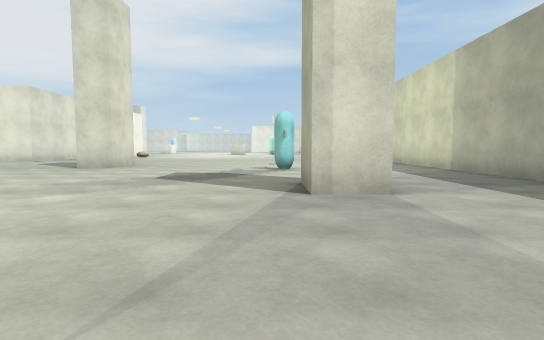
View 1 (above)

21 first-person views from a walk through a scene from a Unity 3-D project. The camera is 1.2 m above the floor, tilts 4° down and sees 80° across. The floor is counted in squares, 2 m on a side. Each view is taken from the middle of a square. On the plan, view 1 faces up. The plan holds only what a view shows up to about 10 squares ahead; the rest is blank. The place goes on beyond the plan. Surface patterns are stand-ins for the level's own textures.

View 2
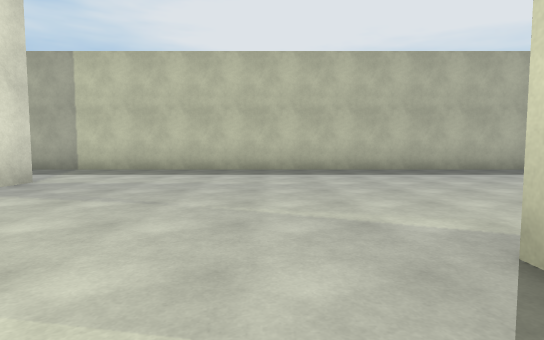

View 3
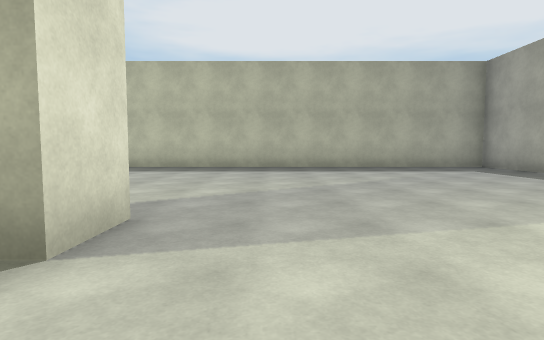

View 4
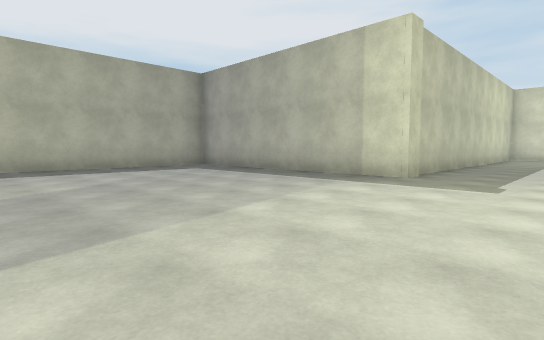

View 5
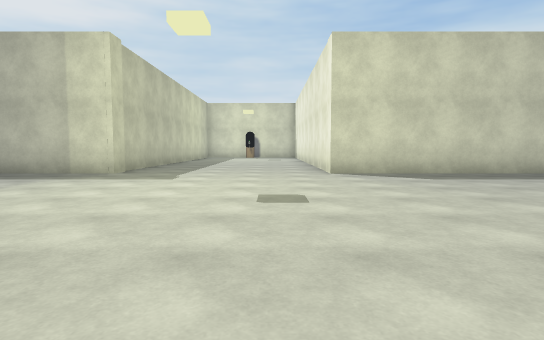

View 6
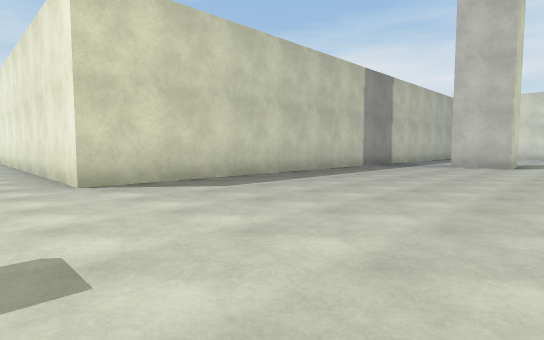

View 7
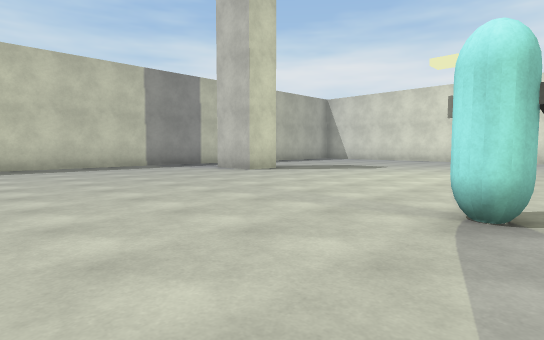

View 8
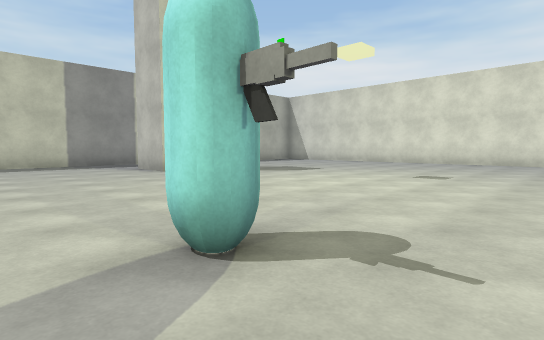

View 9
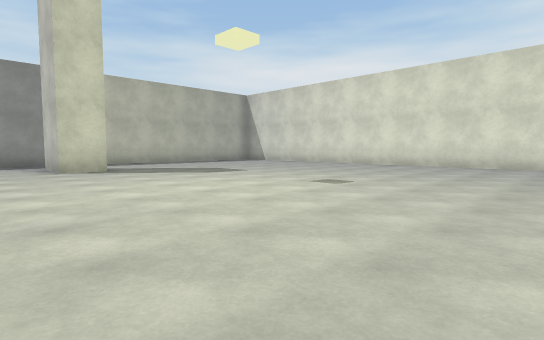

View 10
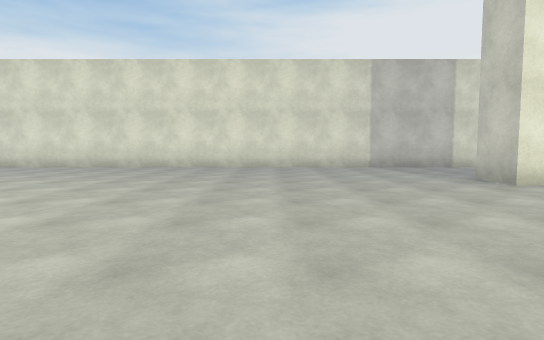

View 11
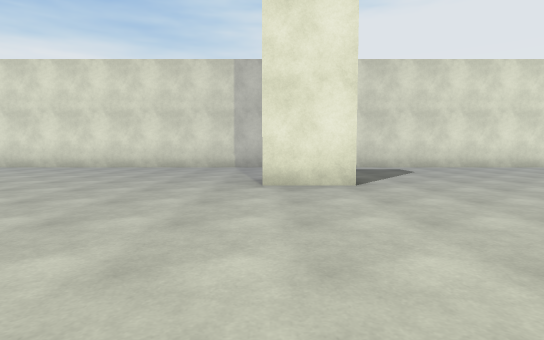

View 12
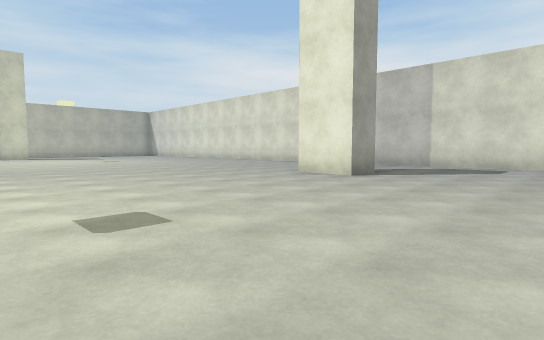

View 13
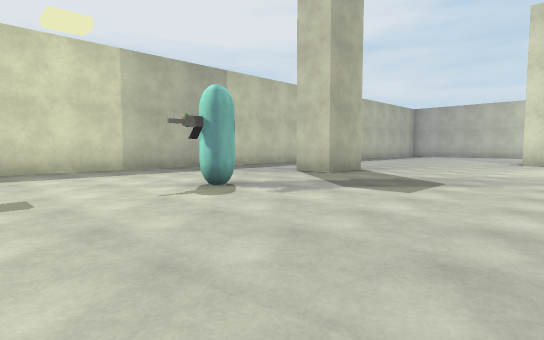

View 14
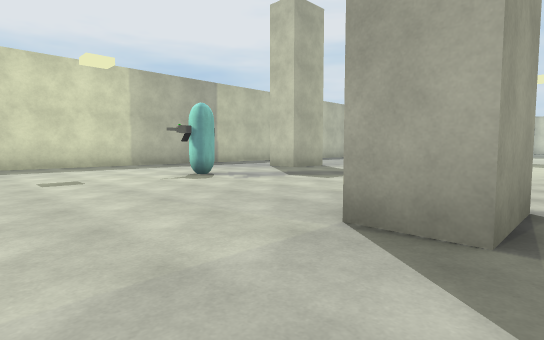

View 15
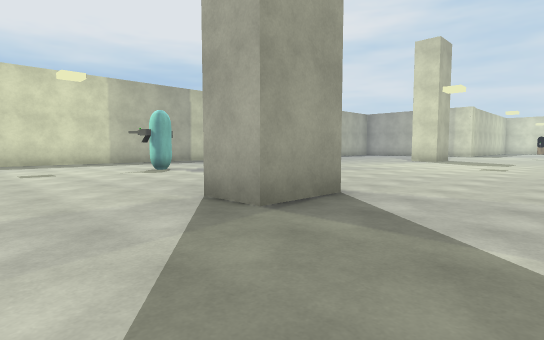

View 16
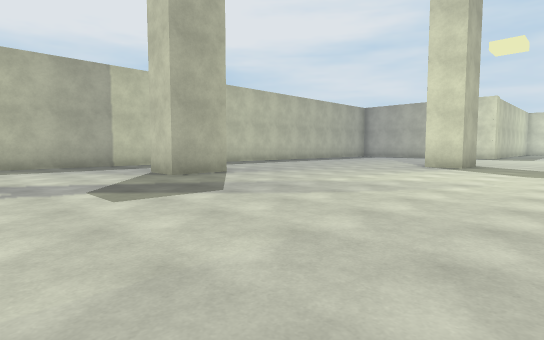

View 17
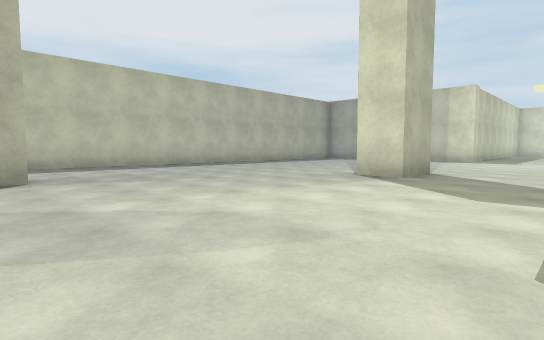

View 18
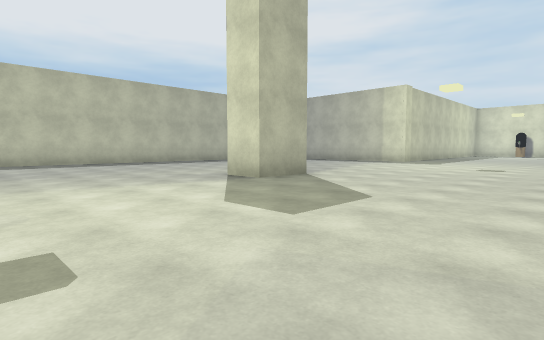

View 19
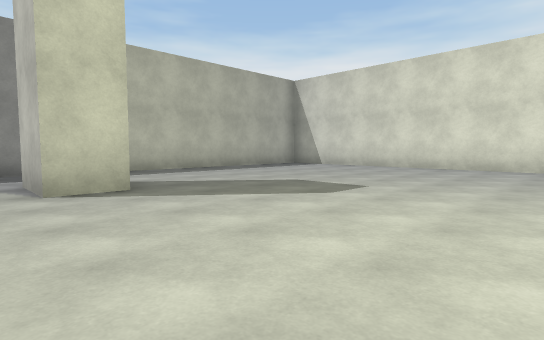

View 20
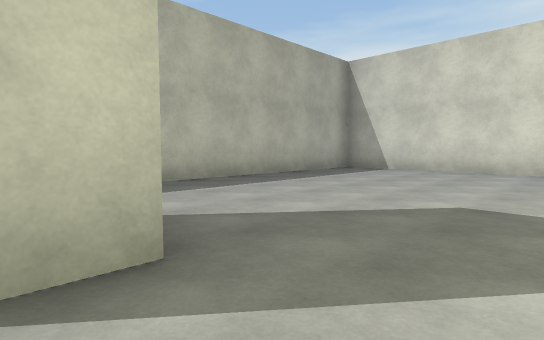

View 21
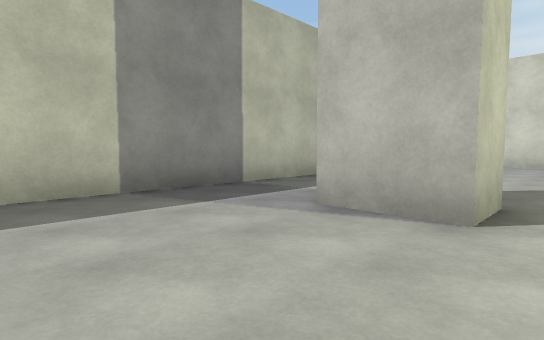

### Floor plan
Points are (right, up) in squares from view 1. A wall is a line through its corners. A room is listed if a view was taken in it or the views show most of it. See-through windows are left out.
Room 1 (views 1, 2, 3, 4, 5, 6, 7, 8, 9, 10, 11, 12, 13, 14, 15, 16, 17, 18, 19, 20, 21)
walls: (-2.2, -2.8) (-3.3, -2.8) (-3.3, -1.3) (-2.2, -1.3); (-4.6, 10.1) (-4.6, 9.3) (-5.6, 9.3) (-5.6, 10.8) (-4.5, 10.8); (-17.9, -6.6) (-16.8, -6.6) (-16.8, -8.1); (1.6, 4.1) (0.5, 4.1) (0.5, 5.6) (1.6, 5.6); (-22.1, 9.3) (-21.1, 9.3) (-21.1, 7.9) (-22.1, 7.9); (-2.3, -13.5) (-2.3, -10.4) (4.8, -10.4) (4.8, 12.1); (-25.6, 13.5) (-25.6, -10.4) (-7.4, -10.4) (-7.4, -13.5)
objects: other object (-14, -1) to (-14, 0); other object (0, 9)

Positions as (right, up) in squares from view 1, and headings:
1: (0, 0), facing up
2: (-4, 0), facing right
3: (-5, -4), facing right
4: (-5, -4), facing down-right
5: (-6, -3), facing down
6: (-6, -5), facing down-left
7: (-11, 0), facing down-left
8: (-13, 1), facing down-left
9: (-15, 2), facing down-left
10: (-16, 4), facing left
11: (-16, 8), facing left
12: (-15, 13), facing down-left
13: (-4, 12), facing down-right
14: (-6, 13), facing down-right
15: (-8, 13), facing down-right
16: (-6, 9), facing down-right
17: (-6, 5), facing down-right
18: (-8, 3), facing down-right
19: (-16, -2), facing down-left
20: (-17, -5), facing down-left
21: (-14, -6), facing down-left
